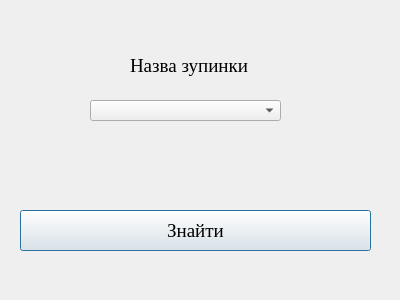
<?xml version="1.0" encoding="UTF-8"?>
<ui version="4.0">
 <class>BusStopSearch</class>
 <widget class="QDialog" name="BusStopSearch">
  <property name="geometry">
   <rect>
    <x>0</x>
    <y>0</y>
    <width>400</width>
    <height>300</height>
   </rect>
  </property>
  <property name="minimumSize">
   <size>
    <width>400</width>
    <height>300</height>
   </size>
  </property>
  <property name="maximumSize">
   <size>
    <width>400</width>
    <height>300</height>
   </size>
  </property>
  <property name="windowTitle">
   <string>Пошук зупинки </string>
  </property>
  <widget class="QLabel" name="label">
   <property name="geometry">
    <rect>
     <x>130</x>
     <y>50</y>
     <width>121</width>
     <height>31</height>
    </rect>
   </property>
   <property name="font">
    <font>
     <family>Times New Roman</family>
     <pointsize>14</pointsize>
    </font>
   </property>
   <property name="text">
    <string>Назва зупинки</string>
   </property>
  </widget>
  <widget class="QPushButton" name="pushButton">
   <property name="geometry">
    <rect>
     <x>20</x>
     <y>210</y>
     <width>351</width>
     <height>41</height>
    </rect>
   </property>
   <property name="font">
    <font>
     <family>Times New Roman</family>
     <pointsize>14</pointsize>
    </font>
   </property>
   <property name="text">
    <string>Знайти</string>
   </property>
  </widget>
  <widget class="QComboBox" name="comboBox">
   <property name="geometry">
    <rect>
     <x>90</x>
     <y>100</y>
     <width>191</width>
     <height>21</height>
    </rect>
   </property>
   <property name="font">
    <font>
     <family>Times New Roman</family>
     <pointsize>14</pointsize>
    </font>
   </property>
  </widget>
 </widget>
 <resources/>
 <connections/>
</ui>
